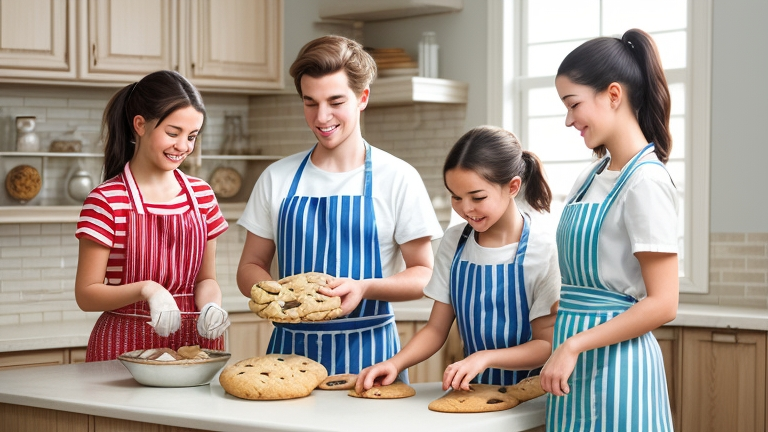
#> input picture assets/c5s3_photo.jpg, 768 x 432 px
$ python remove_gemini_watermark.py assets/c5s3_photo.jpg
#> lines starting #> are read from the running program, lines starting #| are printed output that depends on the picture
# -*- coding: utf-8 -*-
"""
remove_gemini_watermark.py
==========================
Retire le watermark Gemini en bas-droite de assets/leon_holds_book.png
(et de tout autre image qu'on lui passe).

Methode : blur gaussien puissant sur le coin bas-droite.

Usage :
  python remove_gemini_watermark.py assets/leon_holds_book.png
  python remove_gemini_watermark.py path/to/image.png --corner-size 100
"""

import argparse
import sys
from pathlib import Path

try:
    from PIL import Image, ImageFilter
except ImportError:
    sys.exit("pip install pillow")


def remove(path, corner_w=180, corner_h=120, blur_radius=30, method="clone"):
    """
    method = "blur" : blur gaussien (peut laisser des traces si symbole contraste)
    method = "clone" : copie une zone propre voisine A GAUCHE du watermark
                       et la blende par-dessus -> effacement complet
    """
#> called with corner_w = 180, corner_h = 120, blur_radius = 30, method = 'clone'
    img = Image.open(path).convert("RGB")
#> img is the input picture: PIL image 768x432 RGB; mean R, G, B 163.3, 150.2, 141.8
    w, h = img.size
#> w = 768; h = 432
    margin_x = 6
    margin_y = 6
    x0 = w - corner_w - margin_x
#> x0 = 582
    y0 = h - corner_h - margin_y
#> y0 = 306
    x1 = w - margin_x
#> x1 = 762
    y1 = h - margin_y
#> y1 = 426

    if method == "clone":
        # On copie une zone equivalente positionnee a GAUCHE du watermark
        # (en supposant que c'est de l'arriere-plan propre)
        src_x0 = max(0, x0 - corner_w - 30)
#> src_x0 = 372
        src_x1 = src_x0 + corner_w
#> src_x1 = 552
        src_y0 = y0
#> src_y0 = 306
        src_y1 = y1
#> src_y1 = 426
        patch = img.crop((src_x0, src_y0, src_x1, src_y1))
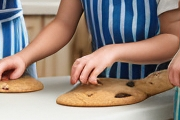
#> patch: PIL image 180x120 RGB; mean R, G, B 150.2, 133.6, 124.4
        # Blur leger pour eviter une couture trop nette
        patch = patch.filter(ImageFilter.GaussianBlur(radius=4))
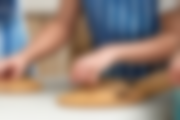
#> patch: PIL image 180x120 RGB; mean R, G, B 150.2, 133.7, 124.4
        img.paste(patch, (x0, y0))
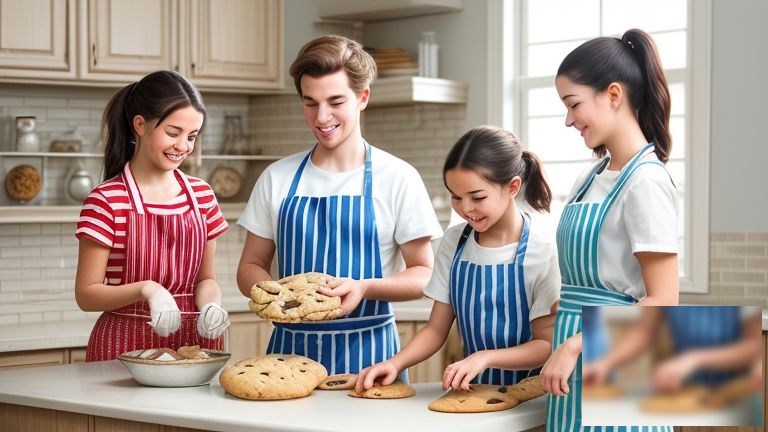
#> img: PIL image 768x432 RGB; mean R, G, B 163.8, 149.9, 141.6
        print(f"  Clone {corner_w}x{corner_h}px depuis x={src_x0} vers x={x0}")
#|   Clone 180x120px depuis x=372 vers x=582
    else:
        corner = img.crop((x0, y0, x1, y1))
        blurred = corner.filter(ImageFilter.GaussianBlur(radius=blur_radius))
        img.paste(blurred, (x0, y0))
        print(f"  Blur {corner_w}x{corner_h}px (radius={blur_radius})")

    # Sauve (on garde meme extension)
    suffix = path.suffix.lower()
    if suffix == ".png":
        img.save(path, "PNG", optimize=True)
    else:
        img.save(path, "JPEG", quality=92, optimize=True)
    print(f"  Blur zone {corner_w}x{corner_h}px en bas-droite de {path}")


def main():
    ap = argparse.ArgumentParser()
    ap.add_argument("image", help="Chemin de l'image a traiter (in-place)")
    ap.add_argument("--corner-w", type=int, default=180)
    ap.add_argument("--corner-h", type=int, default=120)
    ap.add_argument("--blur", type=int, default=30)
    ap.add_argument("--method", choices=["clone", "blur"], default="clone",
                    help="clone (defaut, recouvre par zone voisine) ou blur (flou simple)")
    args = ap.parse_args()
    p = Path(args.image)
    if not p.exists():
        sys.exit(f"introuvable : {p}")
    remove(p, args.corner_w, args.corner_h, args.blur, args.method)


if __name__ == "__main__":
    main()

$ run again, on assets/Leon_devant_machine.jpg
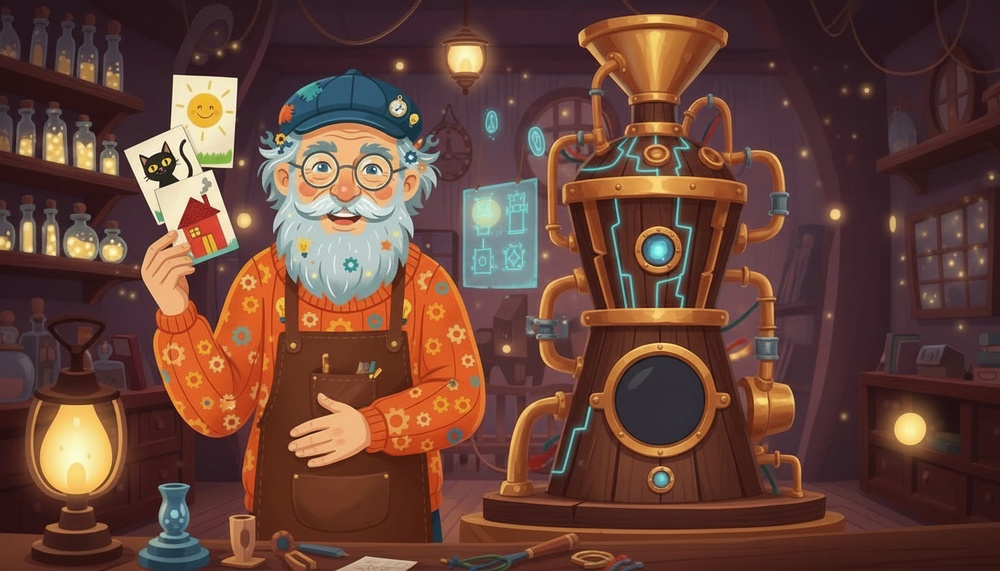
#> input picture assets/Leon_devant_machine.jpg, 1000 x 571 px, shrunk from 1344 x 768 before the run
#> in remove, img is the input picture: PIL image 1000x571 RGB; mean R, G, B 103.6, 67.5, 56.7
#> in remove, `patch = patch.filter(ImageFilter.GaussianBlur(radius=4))`:
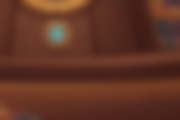
#> patch: PIL image 180x120 RGB; mean R, G, B 97.3, 52.2, 37.4
#> in remove, `img.paste(patch, (x0, y0))`:
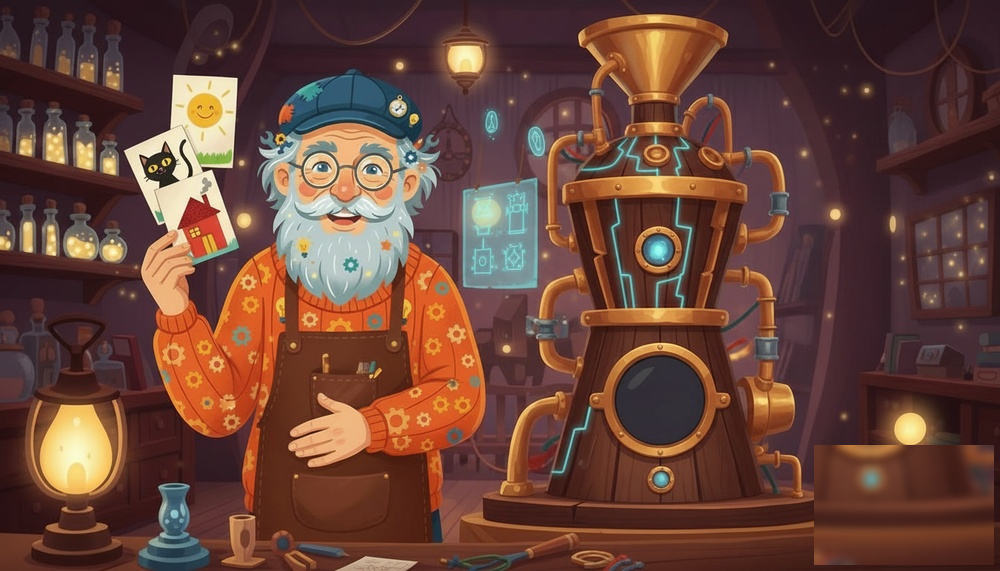
#> img: PIL image 1000x571 RGB; mean R, G, B 104.7, 68.2, 56.9
#|   Clone 180x120px depuis x=604 vers x=814

$ run again, on assets/Leon_peinture.jpg
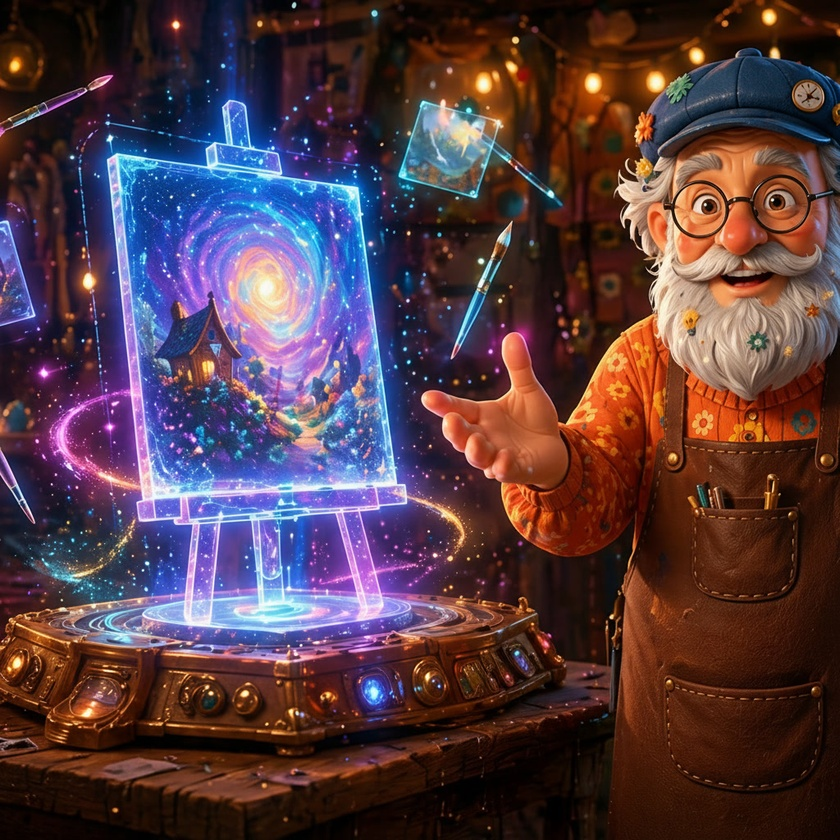
#> input picture assets/Leon_peinture.jpg, 840 x 840 px, shrunk from 1024 x 1024 before the run
#> in remove, img is the input picture: PIL image 840x840 RGB; mean R, G, B 83.8, 58.9, 67.1
#> in remove, `patch = img.crop((src_x0, src_y0, src_x1, src_y1))`:
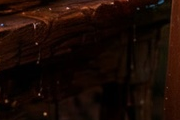
#> patch: PIL image 180x120 RGB; mean R, G, B 25.9, 10.3, 4.8
#> in remove, `patch = patch.filter(ImageFilter.GaussianBlur(radius=4))`:
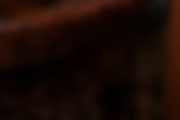
#> patch: PIL image 180x120 RGB; mean R, G, B 25.9, 10.3, 4.8
#|   Clone 180x120px depuis x=444 vers x=654
